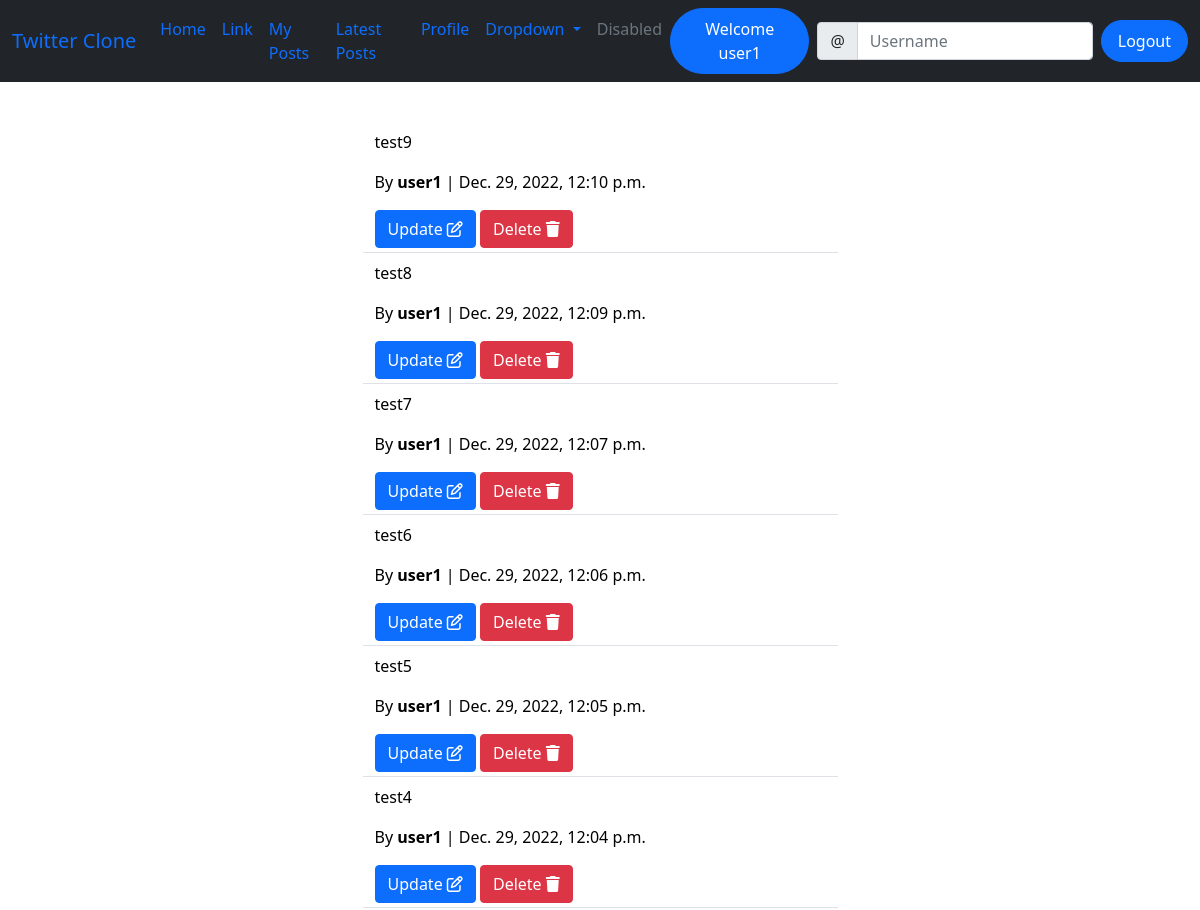
The page /my-posts/ (signed in, upper part) on the database as committed earlier.
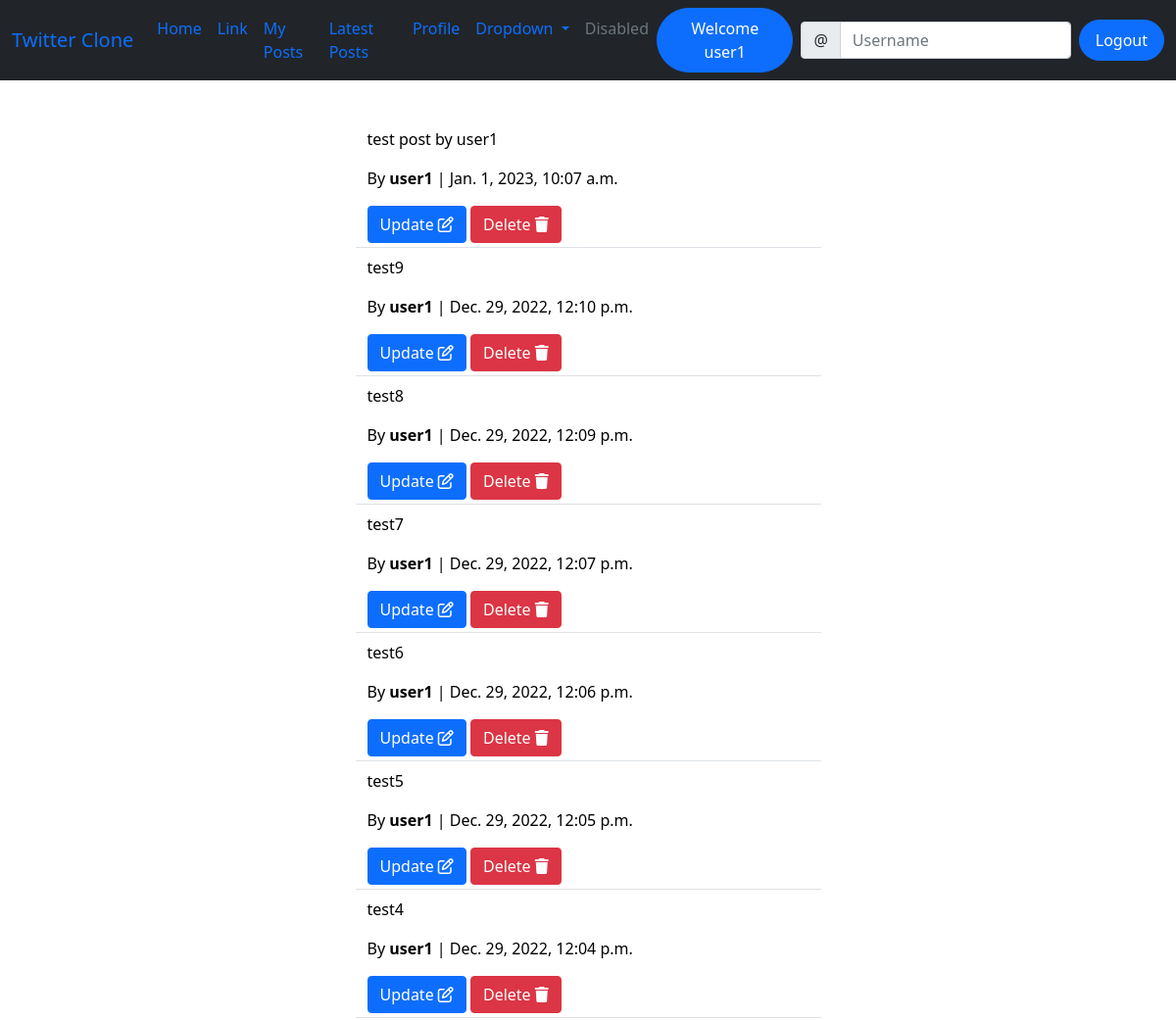
The same page on the database as committed later.
### social/models.py (models this page shows)
class Post(models.Model):
    body = models.TextField()
    created_on = models.DateTimeField(default=timezone.now)
    author = models.ForeignKey(User, on_delete=models.CASCADE)
    @staticmethod
    def get_post_data(filter_type, filter_by=None):
        if filter_type == "filter":
            return Post.objects.filter(author=filter_by).order_by('-created_on') #ordered by latest date
        elif filter_type == "get":
            return Post.objects.get(id=filter_by)
        elif filter_type == "all":
            return Post.objects.all().order_by('-created_on')
        else:
            raise Exception("not valid input")

### social/views.py (the view)
# urls.py: path('my-posts/', my_posts, name='my-post-list'),
@login_required(login_url='index')
def my_posts(request):
    try:
        posts = Post.get_post_data("filter", request.user)
    except:
        posts = None
        return render(request, "social/error_page.html")
    context = {
        'post_list': posts,
    }
    return render(request, 'social/my_post_list.html', context)

### templates/social/my_post_list.html
{% extends 'base.html' %}
{% load crispy_forms_tags %}
{% block content %}
<div class="container">
    {% for post in post_list %}
    <div class="row justify-content-center mt-2">
        <div class="col-md-5 col-sm-12 border-bottom">
            <a href="{% url 'post-detail' post.id %}" style="color: black; text-decoration: none;">
                <p>{{ post.body }}</p>
                <p class="mt-3">By <strong>{{ post.author }}</strong> | {{ post.created_on }}</p>
            </a>
            {% if request.user == post.author %}
                <a href="{% url 'post-edit' post.id %}" class="btn btn-primary mb-1">Update <i class="fa fa-edit"></i></a>
                <a href="{% url 'post-delete' post.id %}" class="btn btn-danger mb-1">Delete <i class="fas fa-trash"></i></a>
            {% endif %}
        </div>
    </div>
    {% endfor %}
</div>
{% endblock content %}

Rows that differ between the two databases and show on the page:
added Post: body "test post by user1", author "user1", created_on "Jan. 1, 2023, 10:07 a.m.", shows "Update"
